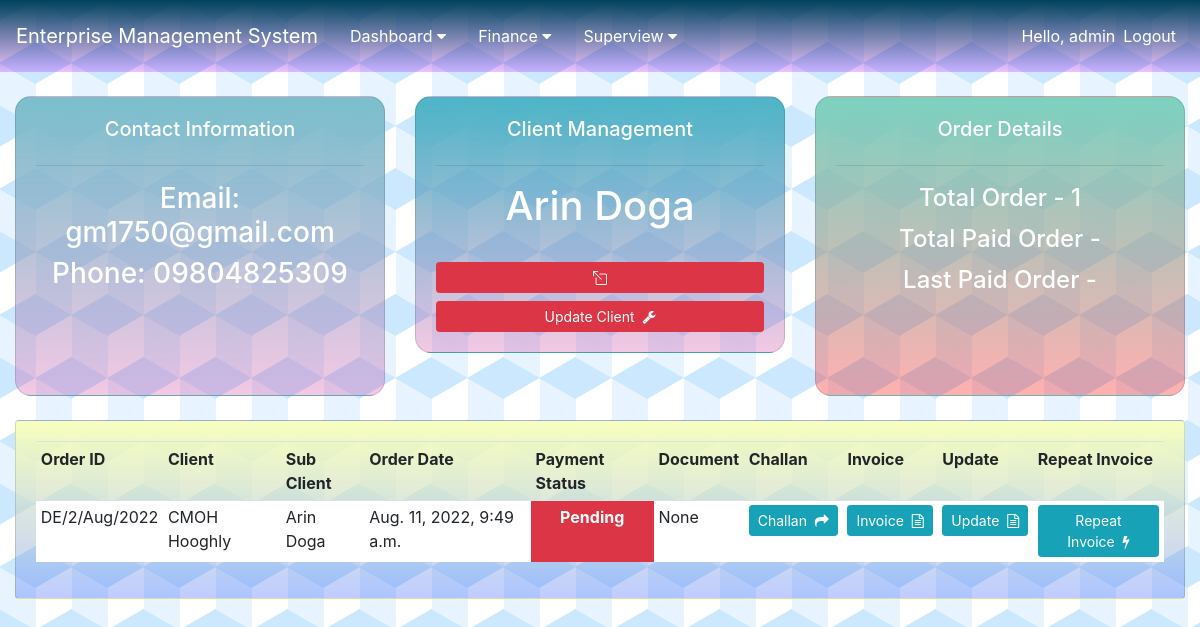
/client/sub_client/2/ (signed in), run on an earlier commit of the app's database.
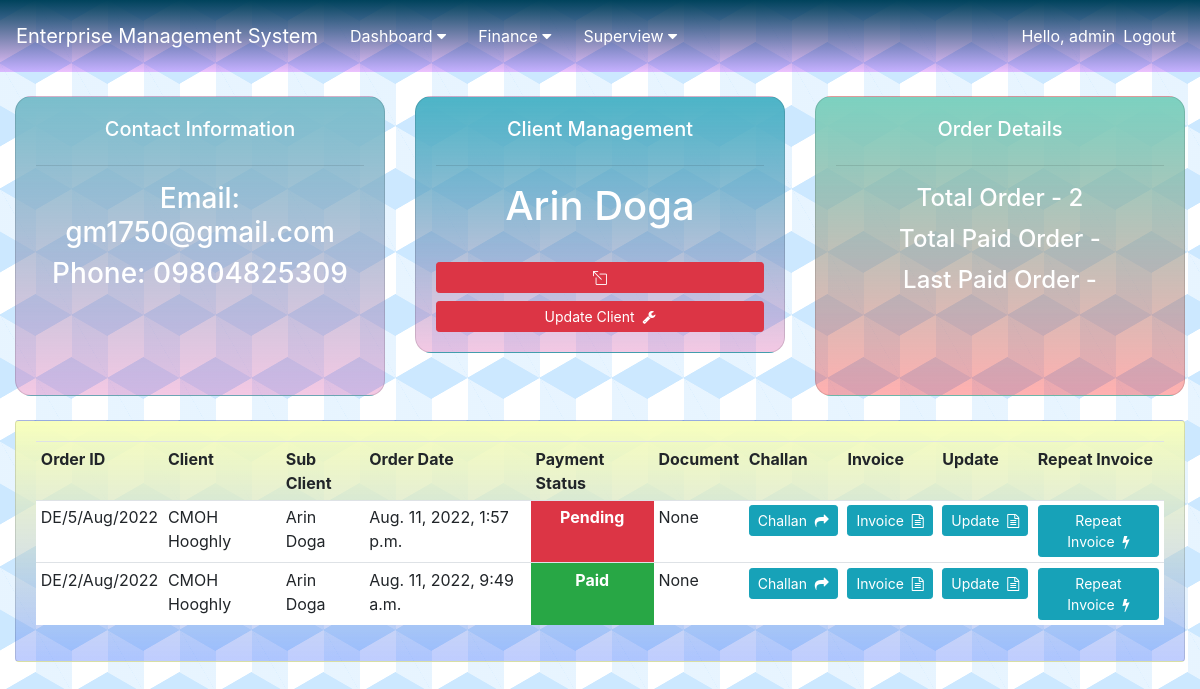
And on a later commit of the database.
### order/models.py (models this page shows, shortened)
class Order(models.Model):
    STATUS = (
        ('Pending', 'Pending'),
        ('Paid', 'Paid'),
    )
    CSR_value = (
        (True, 'Paid'),
        (False, 'Not Paid'),
    )
    MONTH = (
        ('JANUARY', 'JANUARY'),
        ('FEBRUARY', 'FEBRUARY'),
        ('MARCH', 'MARCH'),
        ('APRIL', 'APRIL'),
        ('MAY', 'MAY'),
        ('JUNE', 'JUNE'),
        ('JULY', 'JULY'),
        ('AUGUST', 'AUGUST'),
        ('SEPTEMBER', 'SEPTEMBER'),
        ('OCTOBER', 'OCTOBER'),
        ('NOVEMBER', 'NOVEMBER'),
        ('DECEMBER', 'DECEMBER'),
    )
    COLOUR_CODE = (
        ('#ffffff', 'None'),
        ('#ffc7c7', 'RED'),
        ('#99ffcc', 'GREEN'),
        ('#ffff99', 'YELLOW'),
    )
    order_id = models.CharField(max_length=120, null=True, blank=True)
    uid = models.CharField(max_length=4, null=True, blank=True)
    client = models.ForeignKey(Client, null=True, on_delete=models.CASCADE)
    colour_code = models.CharField(max_length=20, default='None', choices=COLOUR_CODE)
    company = models.ForeignKey(Company, null=True, on_delete=models.CASCADE)
    sub_client = models.ForeignKey(Sub_Client, null=True, on_delete=models.CASCADE)
    work_order_number = models.CharField(max_length=120, null=True, blank=True)
    service_1 = models.ForeignKey(Service, null=True, blank=True, on_delete=models.CASCADE, related_name='service_1')
    price_1 = models.DecimalField(default=0.00, max_digits=10, decimal_places=2)
    area_1 = models.DecimalField(default=0.00, max_digits=10, decimal_places=2)
    rate_1 = models.DecimalField(default=0.00, max_digits=10, decimal_places=2)
    service_2 = models.ForeignKey(Service, null=True, blank=True, on_delete=models.CASCADE, related_name='service_2')
    price_2 = models.DecimalField(default=0.00, max_digits=10, decimal_places=2)
    area_2 = models.DecimalField(default=0.00, max_digits=10, decimal_places=2)
    rate_2 = models.DecimalField(default=0.00, max_digits=10, decimal_places=2)
    service_3 = models.ForeignKey(Service, null=True, blank=True, on_delete=models.CASCADE, related_name='service_3')
    price_3 = models.DecimalField(default=0.00, max_digits=10, decimal_places=2)
    area_3 = models.DecimalField(default=0.00, max_digits=10, decimal_places=2)
    rate_3 = models.DecimalField(default=0.00, max_digits=10, decimal_places=2)
    service_4 = models.ForeignKey(Service, null=True, blank=True, on_delete=models.CASCADE, related_name='service_4')
    price_4 = models.DecimalField(default=0.00, max_digits=10, decimal_places=2)
    area_4 = models.DecimalField(default=0.00, max_digits=10, decimal_places=2)
    rate_4 = models.DecimalField(default=0.00, max_digits=10, decimal_places=2)
    upload_document = models.FileField(upload_to="document_uploaded/", blank=True)
    work_order_period = models.CharField(max_length=100, null=True, blank=True)
    invoice_for_month = models.CharField(max_length=100, default='JAN', choices=MONTH)
    date = models.CharField(max_length=20, default=datetime.datetime.now().strftime('%d/%m/%y'), null=True)
    frequency = models.CharField(max_length=100, null=True, blank=True)
    payment = models.CharField(max_length=100, default='Pending', choices=STATUS)
    payment_details = models.CharField(max_length=100, null=True, blank=True)
    payment_date = models.DateField(blank=True, null=True)
    bank_transfer = models.BooleanField(default=False)
    CSR = models.IntegerField(default=0)
    csr_status = models.BooleanField(default=False, choices=CSR_value)
    total = models.DecimalField(default=0.00, max_digits=10, decimal_places=2)
    challan_text = models.TextField(max_length=200, null=True, blank=True)
    remark = models.TextField(max_length=200, null=True, blank=True)
    serial_no = models.IntegerField(default=0)
    timestamp = models.DateTimeField(auto_now_add=True, null=True)

### client/models.py (models this page shows, shortened)
class Client(models.Model):
    company = models.ForeignKey(Company, null=True, on_delete=models.CASCADE)
    name = models.CharField(max_length=100, null=True)
    phone = models.CharField(max_length=20, null=True)
    email = models.EmailField()
    address = models.TextField(max_length=200, null=True)
    timestamp = models.DateTimeField(auto_now_add=True, null=True)

class Sub_Client(models.Model):
    client = models.ForeignKey(Client, null=True, on_delete=models.CASCADE)
    name = models.CharField(max_length=100, null=True)
    phone = models.CharField(max_length=20, null=True)
    email = models.EmailField()
    address = models.TextField(max_length=200, null=True)
    work_order_number = models.CharField(max_length=120, null=True, blank=True)
    upload_document = models.FileField(upload_to="document_uploaded/", blank=True)
    work_order_period = models.CharField(max_length=100, null=True)
    frequency = models.CharField(max_length=100, null=True)
    CSR = models.IntegerField(default=0)
    timestamp = models.DateTimeField(auto_now_add=True, null=True)
    def __str__(self):
        return self.name

### client/views.py (the view)
# urls.py: path('sub_client/<int:pk>/', views.sub_client_page, name='sub_client_page'),
@login_required(login_url='login')
def sub_client_page(request, pk):
    sub_client = Sub_Client.objects.get(id=pk)
    orders = Order.objects.filter(sub_client__name=sub_client.name)
    last_paid = orders.filter(payment='Paid').last()
    total_order = orders.count()
    total_paid = orders.filter(payment='Paid').count()
    context = {
        "title": "Clients",
        "content": "Clients Page",
        "client": sub_client,
        "orders": orders,
        "total_order": total_order,
        "last_paid": last_paid,
        "total_paid": total_paid,
    }
    return render(request, 'sub_client.html', context)

### templates/sub_client.html
{% extends "base.html" %}
{% block content %}
<br>
<div class="container-fluid">
	<div class="row">
		<div class="col-md">
			<div class="card text-center text-white card-body" id="client_info">
				<h5>Contact Information</h5>
				<hr>
				<h3>Email: {{ client.email }}</h3>
				<h3>Phone: {{ client.phone }}</h3>
            </div>
		</div>
		<div class="col-md">
			<div class="card text-center text-white card-body" id="client_management">
				<h5>Client Management</h5>
				<hr>
				<h1 class="text-center">{{ client.name }}</h1>
				<br>
				<a class="btn btn-danger  btn-sm btn-block" href="{% url 'client:client_view' client.client.id %}"><i class="bi bi-box-arrow-up-left"></i></a>
				<a class="btn btn-danger  btn-sm btn-block" href="{% url 'client:update_sub_client' client.id %}">Update Client&nbsp;&nbsp;<i class="fa fa-wrench" aria-hidden="true"></i></a>
            </div>
		</div>
		<div class="col-md">
			<div class="card text-center text-white card-body" id="total_order">
				<h5>Order Details</h5>
				<hr>
				<h4 style="text-align: center;padding: 2px">Total Order - {{ total_order }}</h4>
				<h4 style="text-align: center;padding: 2px">Total Paid Order - {{ total_paid_order }}</h4>
				<h4 style="text-align: center;padding: 2px">Last Paid Order - {{ last_paid_order }}</h4>
			</div>
		</div>
	</div>
	<br>
	<div class="row">
		<div class="col-md">
			<div class="card card-body" id="listview-card-dash">
				<table class="table table-sm">
					<tr>
						<th>Order ID</th>
						<th>Client</th>
						<th>Sub Client</th>
						<th>Order Date</th>
						<th>Payment Status</th>
						<th>Document</th>
						<th>Challan</th>
						<th>Invoice</th>
						<th>Update</th>
						<th>Repeat Invoice</th>
					</tr>
					{% for order in orders|slice:"::-1"|slice:":30" %}
						<tr style="background-color:{{ order.colour_code }};">
							<td>{{ order.order_id }}</td>
							<td>{{ order.client.name }}</td>
							<td>{{ order.sub_client }}</td>
							<td>{{ order.timestamp }}</td>
							{% if order.payment == 'Paid' %}
							<td class="bg-success text-white text-center font-weight-bold">{{ order.payment }}</td>
							{% else %}
							<td class="bg-danger text-white text-center font-weight-bold">{{ order.payment }}</td>
							{% endif %}
							{% if order.upload_document %}
							<td><a href="{{ order.upload_document.url }}">{{ order.upload_document }}</a></td>
							{% else %}
							<td>None</td>
							{% endif %}
							<td><a href="{% url 'order:view_order' order.id %}" type="button" class="btn btn-sm btn-info">Challan&nbsp;&nbsp;<i class="fa fa-share" aria-hidden="true"></i></a></td>
							<td><a href="{% url 'order:invoice' order.id %}" type="button" class="btn btn-sm btn-info">Invoice&nbsp;&nbsp;<i class="fa fa-file-text-o" aria-hidden="true"></i></a></td>
							<td><a href="{% url 'order:update_order' order.id 3 %}" type="button" class="btn btn-sm btn-info">Update&nbsp;&nbsp;<i class="fa fa-file-text-o" aria-hidden="true"></i></a></td>
							<td><a href="{% url 'order:next_order' order.id %}" type="button" class="btn btn-sm btn-info">Repeat Invoice&nbsp;&nbsp;<i class="fa fa-bolt" aria-hidden="true"></i></a></td>
						</tr>
					{% endfor %}
				</table>
			</div>
		</div>
	</div>
</div>
{% endblock %}

What changed in the data, as far as the page shows it:
added Order: order_id "DE/5/Aug/2022", client.name "CMOH Hooghly", sub_client "Arin Doga", timestamp "Aug. 11, 2022, 1:57 p.m.", payment "Pending", upload_document "None"
changed Order: payment "Pending" → "Paid"
Also different on the page:
{{ total_order }}: "1" → "2"
